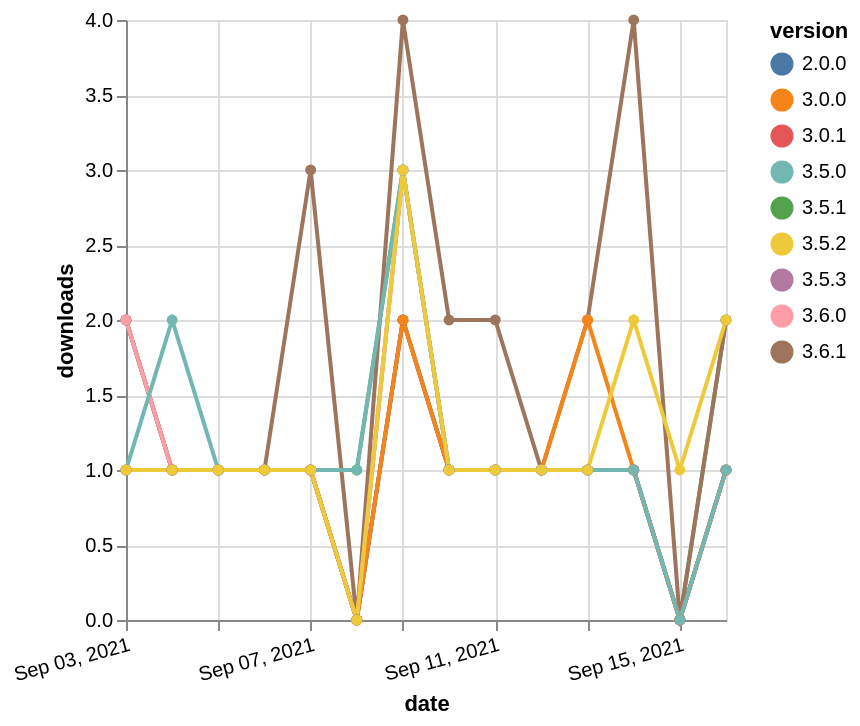

Source (Vega-Lite JSON):
### Vega-Lite specification from a JSON file in a GitHub repository (floating-point values rounded to 4 significant figures)
{"$schema": "https://vega.github.io/schema/vega-lite/v5.json", "description": "A simple bar chart with embedded data.", "data": {"values": [{"date": "2021-09-03", "total": 164, "delta": 2, "version": "3.5.1"}, {"date": "2021-09-04", "total": 165, "delta": 1, "version": "3.5.1"}, {"date": "2021-09-05", "total": 166, "delta": 1, "version": "3.5.1"}, {"date": "2021-09-06", "total": 167, "delta": 1, "version": "3.5.1"}, {"date": "2021-09-07", "total": 168, "delta": 1, "version": "3.5.1"}, {"date": "2021-09-08", "total": 169, "delta": 1, "version": "3.5.1"}, {"date": "2021-09-09", "total": 172, "delta": 3, "version": "3.5.1"}, {"date": "2021-09-10", "total": 173, "delta": 1, "version": "3.5.1"}, {"date": "2021-09-11", "total": 174, "delta": 1, "version": "3.5.1"}, {"date": "2021-09-12", "total": 175, "delta": 1, "version": "3.5.1"}, {"date": "2021-09-13", "total": 176, "delta": 1, "version": "3.5.1"}, {"date": "2021-09-14", "total": 177, "delta": 1, "version": "3.5.1"}, {"date": "2021-09-15", "total": 177, "delta": 0, "version": "3.5.1"}, {"date": "2021-09-16", "total": 179, "delta": 2, "version": "3.5.1"}, {"date": "2021-09-03", "total": 116, "delta": 2, "version": "3.5.3"}, {"date": "2021-09-04", "total": 117, "delta": 1, "version": "3.5.3"}, {"date": "2021-09-05", "total": 118, "delta": 1, "version": "3.5.3"}, {"date": "2021-09-06", "total": 119, "delta": 1, "version": "3.5.3"}, {"date": "2021-09-07", "total": 120, "delta": 1, "version": "3.5.3"}, {"date": "2021-09-08", "total": 120, "delta": 0, "version": "3.5.3"}, {"date": "2021-09-09", "total": 123, "delta": 3, "version": "3.5.3"}, {"date": "2021-09-10", "total": 124, "delta": 1, "version": "3.5.3"}, {"date": "2021-09-11", "total": 125, "delta": 1, "version": "3.5.3"}, {"date": "2021-09-12", "total": 126, "delta": 1, "version": "3.5.3"}, {"date": "2021-09-13", "total": 127, "delta": 1, "version": "3.5.3"}, {"date": "2021-09-14", "total": 128, "delta": 1, "version": "3.5.3"}, {"date": "2021-09-15", "total": 128, "delta": 0, "version": "3.5.3"}, {"date": "2021-09-16", "total": 129, "delta": 1, "version": "3.5.3"}, {"date": "2021-09-03", "total": 104, "delta": 2, "version": "3.6.1"}, {"date": "2021-09-04", "total": 105, "delta": 1, "version": "3.6.1"}, {"date": "2021-09-05", "total": 106, "delta": 1, "version": "3.6.1"}, {"date": "2021-09-06", "total": 107, "delta": 1, "version": "3.6.1"}, {"date": "2021-09-07", "total": 110, "delta": 3, "version": "3.6.1"}, {"date": "2021-09-08", "total": 110, "delta": 0, "version": "3.6.1"}, {"date": "2021-09-09", "total": 114, "delta": 4, "version": "3.6.1"}, {"date": "2021-09-10", "total": 116, "delta": 2, "version": "3.6.1"}, {"date": "2021-09-11", "total": 118, "delta": 2, "version": "3.6.1"}, {"date": "2021-09-12", "total": 119, "delta": 1, "version": "3.6.1"}, {"date": "2021-09-13", "total": 121, "delta": 2, "version": "3.6.1"}, {"date": "2021-09-14", "total": 125, "delta": 4, "version": "3.6.1"}, {"date": "2021-09-15", "total": 125, "delta": 0, "version": "3.6.1"}, {"date": "2021-09-16", "total": 127, "delta": 2, "version": "3.6.1"}, {"date": "2021-09-03", "total": 139, "delta": 1, "version": "3.0.1"}, {"date": "2021-09-04", "total": 140, "delta": 1, "version": "3.0.1"}, {"date": "2021-09-05", "total": 141, "delta": 1, "version": "3.0.1"}, {"date": "2021-09-06", "total": 142, "delta": 1, "version": "3.0.1"}, {"date": "2021-09-07", "total": 143, "delta": 1, "version": "3.0.1"}, {"date": "2021-09-08", "total": 143, "delta": 0, "version": "3.0.1"}, {"date": "2021-09-09", "total": 145, "delta": 2, "version": "3.0.1"}, {"date": "2021-09-10", "total": 146, "delta": 1, "version": "3.0.1"}, {"date": "2021-09-11", "total": 147, "delta": 1, "version": "3.0.1"}, {"date": "2021-09-12", "total": 148, "delta": 1, "version": "3.0.1"}, {"date": "2021-09-13", "total": 149, "delta": 1, "version": "3.0.1"}, {"date": "2021-09-14", "total": 150, "delta": 1, "version": "3.0.1"}, {"date": "2021-09-15", "total": 150, "delta": 0, "version": "3.0.1"}, {"date": "2021-09-16", "total": 151, "delta": 1, "version": "3.0.1"}, {"date": "2021-09-03", "total": 90, "delta": 2, "version": "3.6.0"}, {"date": "2021-09-04", "total": 91, "delta": 1, "version": "3.6.0"}, {"date": "2021-09-05", "total": 92, "delta": 1, "version": "3.6.0"}, {"date": "2021-09-06", "total": 93, "delta": 1, "version": "3.6.0"}, {"date": "2021-09-07", "total": 94, "delta": 1, "version": "3.6.0"}, {"date": "2021-09-08", "total": 94, "delta": 0, "version": "3.6.0"}, {"date": "2021-09-09", "total": 97, "delta": 3, "version": "3.6.0"}, {"date": "2021-09-10", "total": 98, "delta": 1, "version": "3.6.0"}, {"date": "2021-09-11", "total": 99, "delta": 1, "version": "3.6.0"}, {"date": "2021-09-12", "total": 100, "delta": 1, "version": "3.6.0"}, {"date": "2021-09-13", "total": 101, "delta": 1, "version": "3.6.0"}, {"date": "2021-09-14", "total": 102, "delta": 1, "version": "3.6.0"}, {"date": "2021-09-15", "total": 102, "delta": 0, "version": "3.6.0"}, {"date": "2021-09-16", "total": 103, "delta": 1, "version": "3.6.0"}, {"date": "2021-09-03", "total": 205, "delta": 1, "version": "2.0.0"}, {"date": "2021-09-04", "total": 206, "delta": 1, "version": "2.0.0"}, {"date": "2021-09-05", "total": 207, "delta": 1, "version": "2.0.0"}, {"date": "2021-09-06", "total": 208, "delta": 1, "version": "2.0.0"}, {"date": "2021-09-07", "total": 209, "delta": 1, "version": "2.0.0"}, {"date": "2021-09-08", "total": 209, "delta": 0, "version": "2.0.0"}, {"date": "2021-09-09", "total": 211, "delta": 2, "version": "2.0.0"}, {"date": "2021-09-10", "total": 212, "delta": 1, "version": "2.0.0"}, {"date": "2021-09-11", "total": 213, "delta": 1, "version": "2.0.0"}, {"date": "2021-09-12", "total": 214, "delta": 1, "version": "2.0.0"}, {"date": "2021-09-13", "total": 215, "delta": 1, "version": "2.0.0"}, {"date": "2021-09-14", "total": 216, "delta": 1, "version": "2.0.0"}, {"date": "2021-09-15", "total": 216, "delta": 0, "version": "2.0.0"}, {"date": "2021-09-16", "total": 217, "delta": 1, "version": "2.0.0"}, {"date": "2021-09-03", "total": 185, "delta": 1, "version": "3.0.0"}, {"date": "2021-09-04", "total": 186, "delta": 1, "version": "3.0.0"}, {"date": "2021-09-05", "total": 187, "delta": 1, "version": "3.0.0"}, {"date": "2021-09-06", "total": 188, "delta": 1, "version": "3.0.0"}, {"date": "2021-09-07", "total": 189, "delta": 1, "version": "3.0.0"}, {"date": "2021-09-08", "total": 189, "delta": 0, "version": "3.0.0"}, {"date": "2021-09-09", "total": 191, "delta": 2, "version": "3.0.0"}, {"date": "2021-09-10", "total": 192, "delta": 1, "version": "3.0.0"}, {"date": "2021-09-11", "total": 193, "delta": 1, "version": "3.0.0"}, {"date": "2021-09-12", "total": 194, "delta": 1, "version": "3.0.0"}, {"date": "2021-09-13", "total": 196, "delta": 2, "version": "3.0.0"}, {"date": "2021-09-14", "total": 197, "delta": 1, "version": "3.0.0"}, {"date": "2021-09-15", "total": 197, "delta": 0, "version": "3.0.0"}, {"date": "2021-09-16", "total": 198, "delta": 1, "version": "3.0.0"}, {"date": "2021-09-03", "total": 127, "delta": 1, "version": "3.5.0"}, {"date": "2021-09-04", "total": 129, "delta": 2, "version": "3.5.0"}, {"date": "2021-09-05", "total": 130, "delta": 1, "version": "3.5.0"}, {"date": "2021-09-06", "total": 131, "delta": 1, "version": "3.5.0"}, {"date": "2021-09-07", "total": 132, "delta": 1, "version": "3.5.0"}, {"date": "2021-09-08", "total": 133, "delta": 1, "version": "3.5.0"}, {"date": "2021-09-09", "total": 136, "delta": 3, "version": "3.5.0"}, {"date": "2021-09-10", "total": 137, "delta": 1, "version": "3.5.0"}, {"date": "2021-09-11", "total": 138, "delta": 1, "version": "3.5.0"}, {"date": "2021-09-12", "total": 139, "delta": 1, "version": "3.5.0"}, {"date": "2021-09-13", "total": 140, "delta": 1, "version": "3.5.0"}, {"date": "2021-09-14", "total": 141, "delta": 1, "version": "3.5.0"}, {"date": "2021-09-15", "total": 141, "delta": 0, "version": "3.5.0"}, {"date": "2021-09-16", "total": 142, "delta": 1, "version": "3.5.0"}, {"date": "2021-09-03", "total": 158, "delta": 1, "version": "3.5.2"}, {"date": "2021-09-04", "total": 159, "delta": 1, "version": "3.5.2"}, {"date": "2021-09-05", "total": 160, "delta": 1, "version": "3.5.2"}, {"date": "2021-09-06", "total": 161, "delta": 1, "version": "3.5.2"}, {"date": "2021-09-07", "total": 162, "delta": 1, "version": "3.5.2"}, {"date": "2021-09-08", "total": 162, "delta": 0, "version": "3.5.2"}, {"date": "2021-09-09", "total": 165, "delta": 3, "version": "3.5.2"}, {"date": "2021-09-10", "total": 166, "delta": 1, "version": "3.5.2"}, {"date": "2021-09-11", "total": 167, "delta": 1, "version": "3.5.2"}, {"date": "2021-09-12", "total": 168, "delta": 1, "version": "3.5.2"}, {"date": "2021-09-13", "total": 169, "delta": 1, "version": "3.5.2"}, {"date": "2021-09-14", "total": 171, "delta": 2, "version": "3.5.2"}, {"date": "2021-09-15", "total": 172, "delta": 1, "version": "3.5.2"}, {"date": "2021-09-16", "total": 174, "delta": 2, "version": "3.5.2"}]}, "width": "container", "mark": {"type": "line", "point": {"filled": true}}, "encoding": {"x": {"field": "date", "type": "temporal", "timeUnit": "yearmonthdate", "title": "date", "axis": {"labelAngle": -15}}, "y": {"field": "delta", "type": "quantitative", "title": "downloads"}, "color": {"field": "version", "type": "nominal"}, "tooltip": {"field": "delta"}}}
